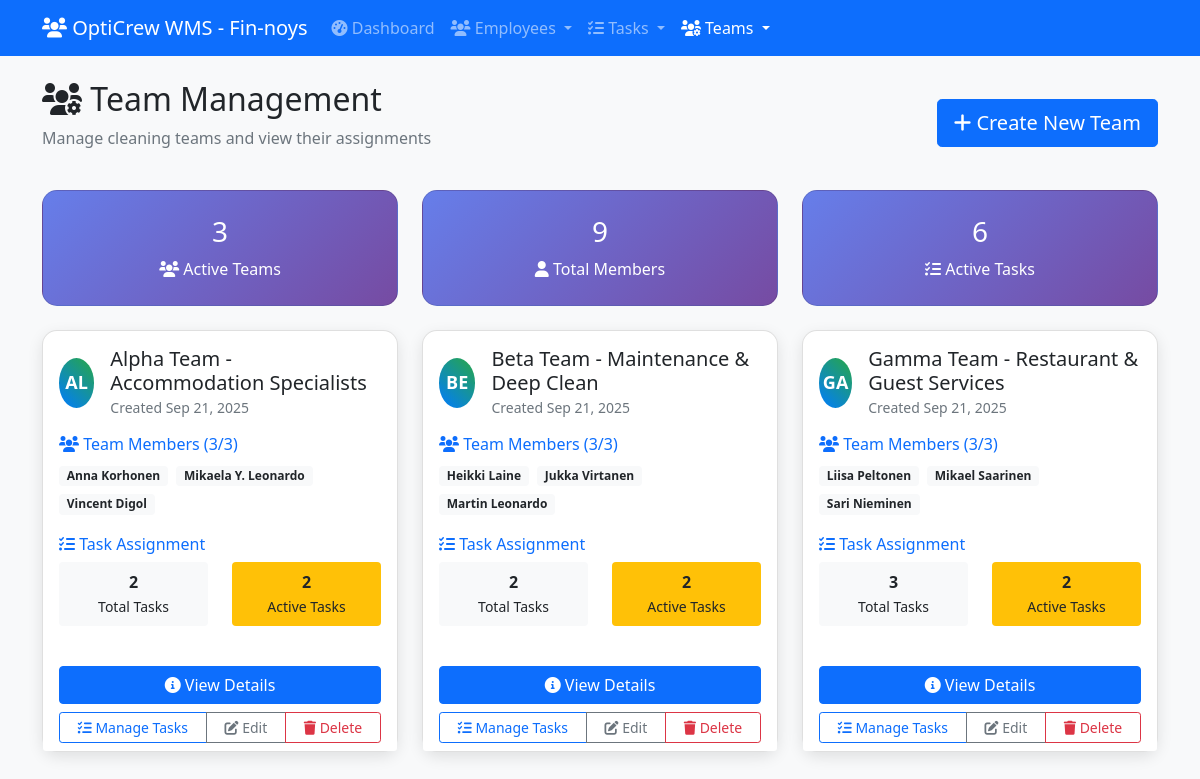
The app's page /list_teams.php, older data.
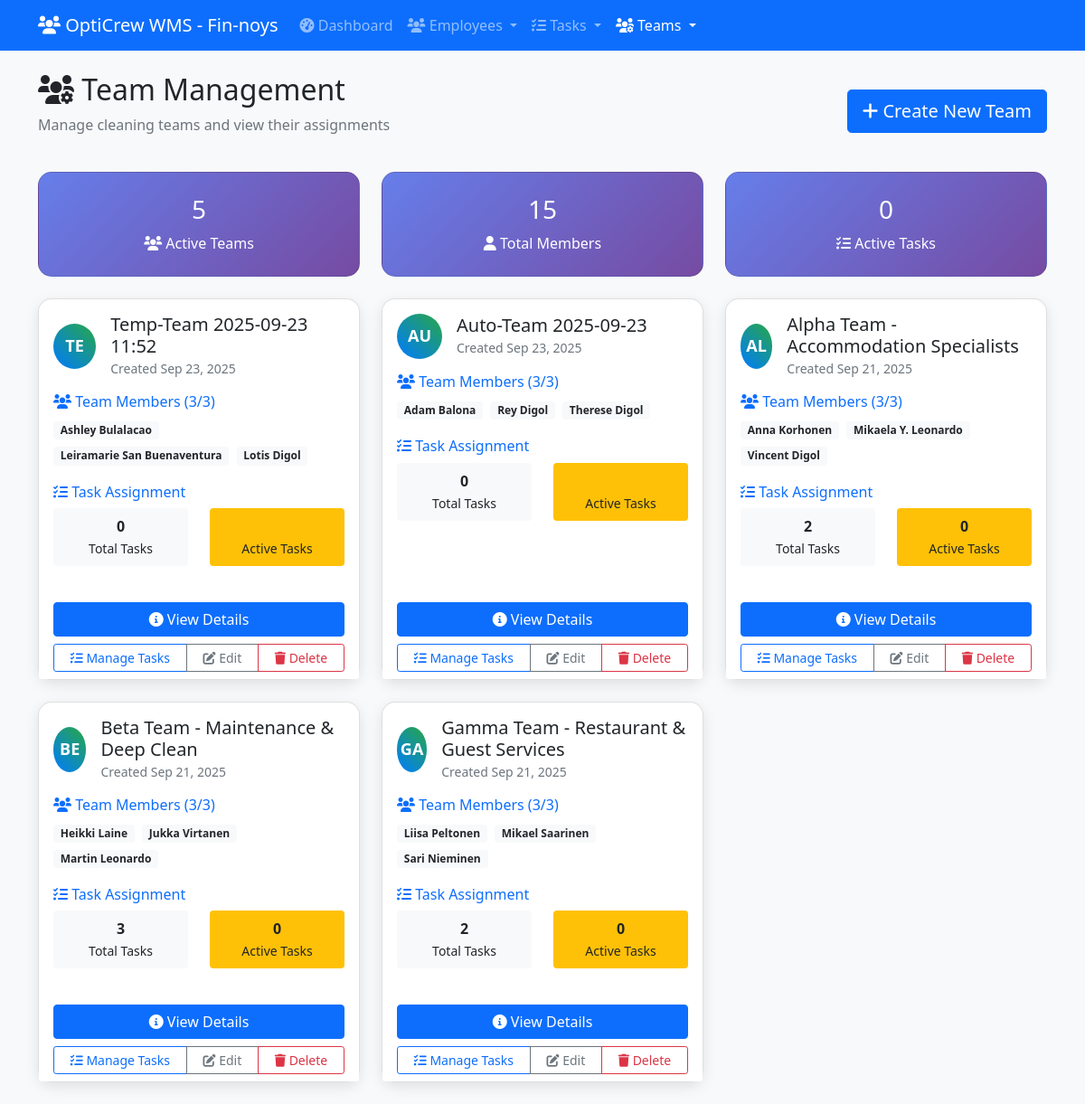
The same page, newer data.
### tables this page shows
CREATE TABLE `teams` (
  `id` int(11) NOT NULL,
  `team_name` varchar(255) NOT NULL,
  `created_at` timestamp NOT NULL DEFAULT current_timestamp()
);

### list_teams.php (the view, shortened to what this page needs)
<?php
$db = getDB();
$teams_query = "
    SELECT t.id, t.team_name, t.created_at,
           COUNT(tm.employee_id) as member_count,
           GROUP_CONCAT(e.name ORDER BY e.name SEPARATOR ', ') as member_names
    FROM teams t
    LEFT JOIN team_members tm ON t.id = tm.team_id
    LEFT JOIN employees e ON tm.employee_id = e.id
    GROUP BY t.id, t.team_name, t.created_at
    ORDER BY t.created_at DESC
";
$teams = $db->query($teams_query)->fetchAll(PDO::FETCH_ASSOC);
$task_assignments = [];
foreach ($teams as $team) {
    $task_query = "SELECT COUNT(*) as task_count,
                          SUM(CASE WHEN status != 'completed' THEN 1 ELSE 0 END) as active_tasks
                   FROM tasks WHERE team_id = ?";
    $stmt = $db->prepare($task_query);
    $stmt->execute([$team['id']]);
    $task_assignments[$team['id']] = $stmt->fetch(PDO::FETCH_ASSOC);
}
?>
<!DOCTYPE html>
<html lang="en">
<head>
    <link href="https://cdn.jsdelivr.net/npm/bootstrap@5.1.3/dist/css/bootstrap.min.css" rel="stylesheet">
    <link href="https://cdnjs.cloudflare.com/ajax/libs/font-awesome/6.0.0/css/all.min.css" rel="stylesheet">
</head>
<body>
    <nav class="navbar navbar-expand-lg navbar-dark bg-primary">
        <div class="container">
            <a class="navbar-brand" href="index.php"><i class="fas fa-users"></i> OptiCrew WMS - Fin-noys</a>
            <div class="collapse navbar-collapse" id="navbarNav">
                <ul class="navbar-nav me-auto">
                    <li class="nav-item">
                        <a class="nav-link" href="index.php"><i class="fas fa-tachometer-alt"></i> Dashboard</a>
                    </li>
                    <li class="nav-item dropdown">
                        <a class="nav-link dropdown-toggle" href="#" role="button" data-bs-toggle="dropdown">
                            <i class="fas fa-users"></i> Employees
                        </a>
                    </li>
                    <li class="nav-item dropdown">
                        <a class="nav-link dropdown-toggle" href="#" role="button" data-bs-toggle="dropdown">
                            <i class="fas fa-tasks"></i> Tasks
                        </a>
                    </li>
                    <li class="nav-item dropdown">
                        <a class="nav-link dropdown-toggle active" href="#" role="button" data-bs-toggle="dropdown">
                            <i class="fas fa-users-cog"></i> Teams
                        </a>
                    </li>
                </ul>
            </div>
        </div>
    </nav>
    <div class="container mt-4">
        <div class="d-flex justify-content-between align-items-center mb-4">
            <div>
                <h2><i class="fas fa-users-cog"></i> Team Management</h2>
                <p class="text-muted">Manage cleaning teams and view their assignments</p>
            </div>
            <a href="create_team.php" class="btn btn-primary btn-lg">
                <i class="fas fa-plus"></i> Create New Team
            </a>
        </div>
        <div class="row mb-4">
            <div class="col-md-4">
                <div class="card stats-card p-4 text-center">
                    <h3><?php echo count($teams); ?></h3>
                    <p class="mb-0"><i class="fas fa-users"></i> Active Teams</p>
                </div>
            </div>
            <div class="col-md-4">
                <div class="card stats-card p-4 text-center">
                    <h3><?php echo array_sum(array_column($teams, 'member_count')); ?></h3>
                    <p class="mb-0"><i class="fas fa-user"></i> Total Members</p>
                </div>
            </div>
            <div class="col-md-4">
                <div class="card stats-card p-4 text-center">
                    <?php
                    $total_active_tasks = 0;
                    foreach ($task_assignments as $task_data) {
                        $total_active_tasks += $task_data['active_tasks'];
                    }
                    ?>
                    <h3><?php echo $total_active_tasks; ?></h3>
                    <p class="mb-0"><i class="fas fa-tasks"></i> Active Tasks</p>
                </div>
            </div>
        </div>
        <div class="row">
            <?php if (empty($teams)): ?>
            <div class="col-12">
                <div class="card team-card p-5 text-center">
                    <i class="fas fa-users fa-3x text-muted mb-3"></i>
                    <h4 class="text-muted">No Teams Created Yet</h4>
                    <p class="text-muted">Create your first team to start organizing your workforce</p>
                    <a href="create_team.php" class="btn btn-primary btn-lg">
                        <i class="fas fa-plus"></i> Create First Team
                    </a>
                </div>
            </div>
            <?php else: ?>
                <?php foreach ($teams as $team): ?>
                <div class="col-md-6 col-lg-4 mb-4">
                    <div class="card team-card h-100">
                        <div class="card-body">
                            <div class="d-flex align-items-center mb-3">
                                <div class="team-avatar me-3">
                                    <?php echo strtoupper(substr($team['team_name'], 0, 2)); ?>
                                </div>
                                <div>
                                    <h5 class="mb-0"><?php echo htmlspecialchars($team['team_name']); ?></h5>
                                    <small class="text-muted">Created <?php echo date('M j, Y', strtotime($team['created_at'])); ?></small>
                                </div>
                            </div>
                            <div class="mb-3">
                                <h6 class="text-primary"><i class="fas fa-users"></i> Team Members (<?php echo $team['member_count']; ?>/3)</h6>
                                <?php if ($team['member_names']): ?>
                                    <?php
                                    $names = explode(', ', $team['member_names']);
                                    foreach ($names as $name):
                                    ?>
                                    <span class="badge bg-light text-dark me-1 mb-1"><?php echo htmlspecialchars($name); ?></span>
                                    <?php endforeach; ?>
                                <?php else: ?>
                                    <span class="text-muted">No members assigned</span>
                                <?php endif; ?>
                            </div>
                            <div class="mb-3">
                                <h6 class="text-primary"><i class="fas fa-tasks"></i> Task Assignment</h6>
                                <div class="row">
                                    <div class="col-6">
                                        <div class="text-center p-2 bg-light rounded">
                                            <strong><?php echo $task_assignments[$team['id']]['task_count']; ?></strong>
                                            <br><small>Total Tasks</small>
                                        </div>
                                    </div>
                                    <div class="col-6">
                                        <div class="text-center p-2 bg-warning rounded">
                                            <strong><?php echo $task_assignments[$team['id']]['active_tasks']; ?></strong>
                                            <br><small>Active Tasks</small>
                                        </div>
                                    </div>
                                </div>
                            </div>
                        </div>
                        <div class="card-footer bg-white border-0">
                            <div class="d-grid gap-2">
                                <a href="team_view.php?team_id=<?php echo $team['id']; ?>" class="btn btn-primary">
                                    <i class="fas fa-info-circle"></i> View Details
                                </a>
                                <div class="btn-group w-100">
                                    <a href="team_tasks.php?team_id=<?php echo $team['id']; ?>" class="btn btn-outline-primary btn-sm">
                                        <i class="fas fa-tasks"></i> Manage Tasks
                                    </a>
                                    <a href="edit_team.php?id=<?php echo $team['id']; ?>" class="btn btn-outline-secondary btn-sm">
                                        <i class="fas fa-edit"></i> Edit
                                    </a>
                                    <button class="btn btn-outline-danger btn-sm" onclick="confirmDelete(<?php echo $team['id']; ?>, '<?php echo htmlspecialchars($team['team_name']); ?>')">
                                        <i class="fas fa-trash"></i> Delete
                                    </button>
                                </div>
                            </div>
                        </div>
                    </div>
                </div>
                <?php endforeach; ?>
            <?php endif; ?>
        </div>
    </div>
</body>
</html>

### list_teams.php (style rules this page uses)
body { background-color: #f8f9fa; }
.team-card { background: white; border-radius: 15px; box-shadow: 0 5px 15px rgba(0,0,0,0.1); transition: transform 0.3s ease; }
.team-avatar { width: 50px; height: 50px; border-radius: 50%; background: linear-gradient(45deg, #007bff, #28a745); display: flex; align-items: center; justify-content: center; color: white; font-weight: bold; font-size: 18px; }
.stats-card { background: linear-gradient(135deg, #667eea 0%, #764ba2 100%); color: white; border-radius: 15px; }

Row changes from the older to the newer data that the page shows:
added teams: team_name "TE", team_name "Temp-Team 2025-09-23 11:52", created_at "Sep 23, 2025", member_count "3", name "Ashley Bulalacao", name "Leiramarie San Buenaventura", name "Lotis Digol", task_count "0"
added teams: team_name "AU", team_name "Auto-Team 2025-09-23", created_at "Sep 23, 2025", member_count "3", name "Adam Balona", name "Rey Digol", name "Therese Digol", task_count "0"
computed for teams "Alpha Team - Accommodation Specialists": active_tasks "2" → "0"
computed for teams "Beta Team - Maintenance & Deep Clean": id "2" → "3"; id "2" → "0"
computed for teams "Gamma Team - Restaurant & Guest Services": id "3" → "2"; active_tasks "2" → "0"
Text that changed along with them:
count($teams): "3" → "5"
array_sum(array_column($teams, 'member_count')): "9" → "15"
$total_active_tasks: "6" → "0"
